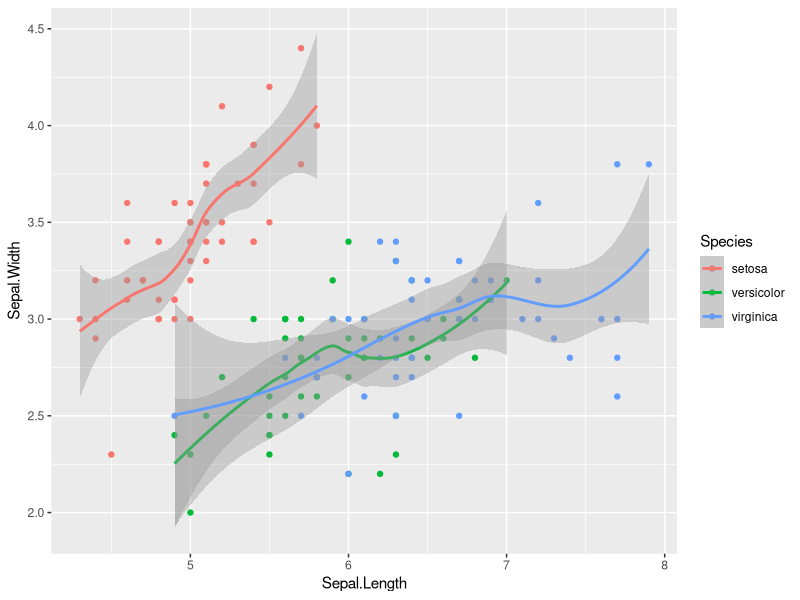
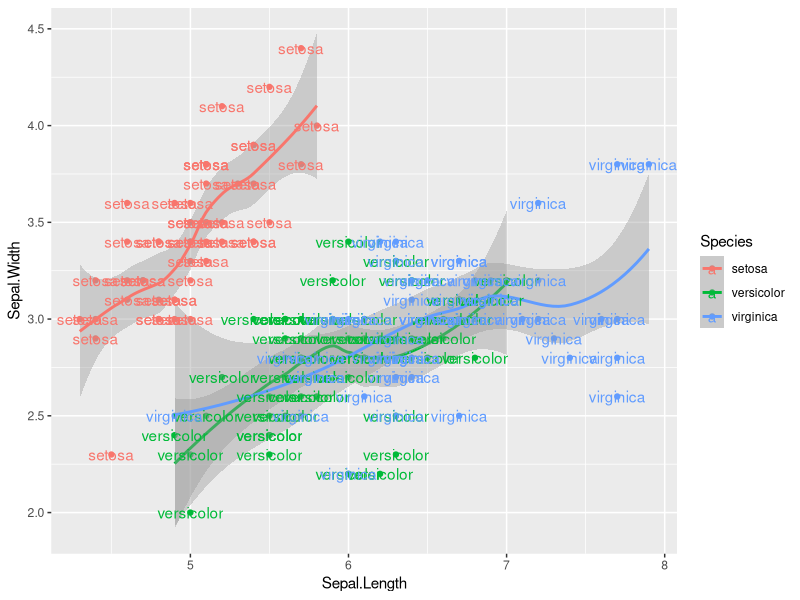
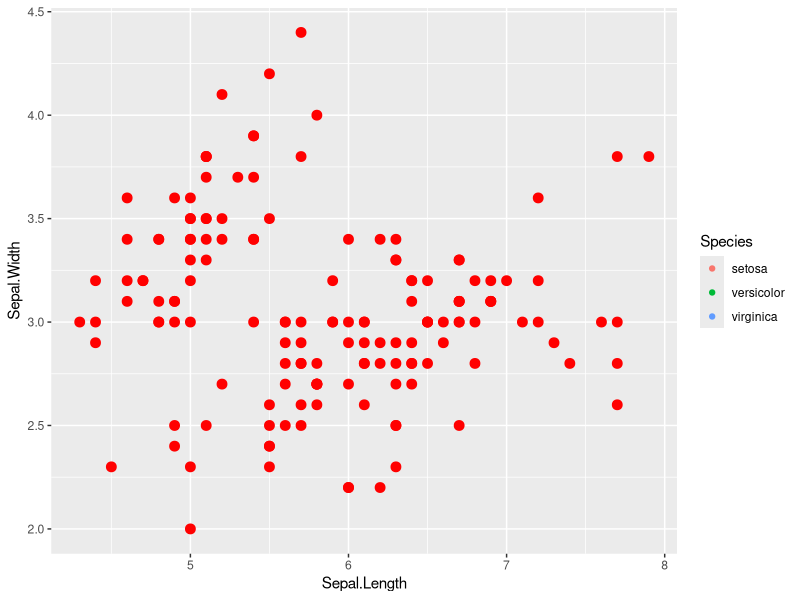
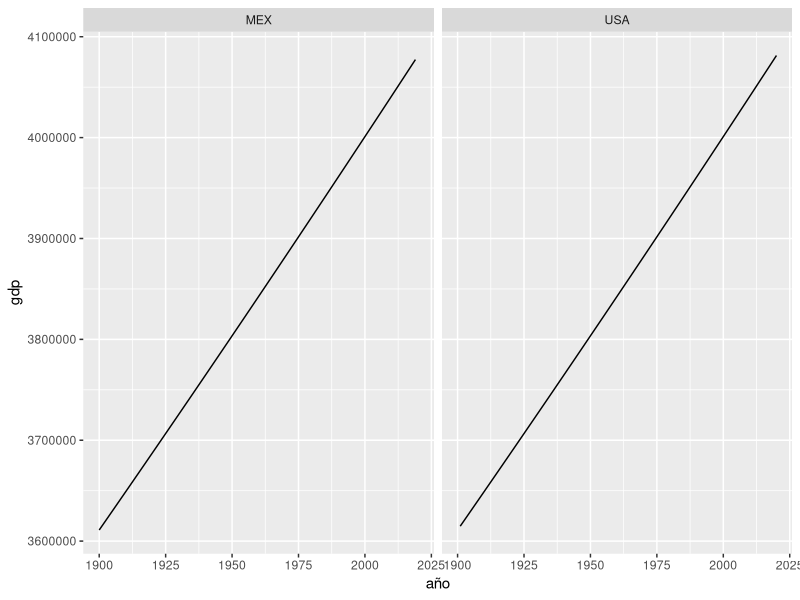
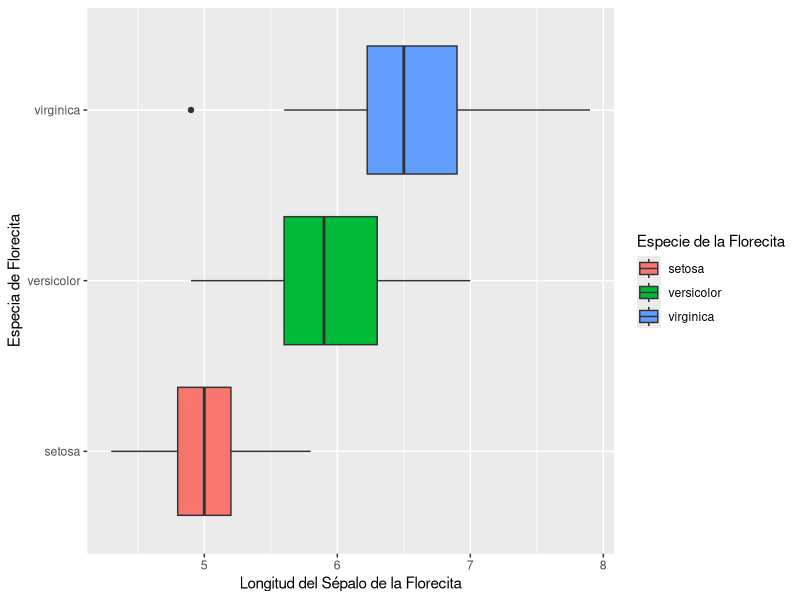
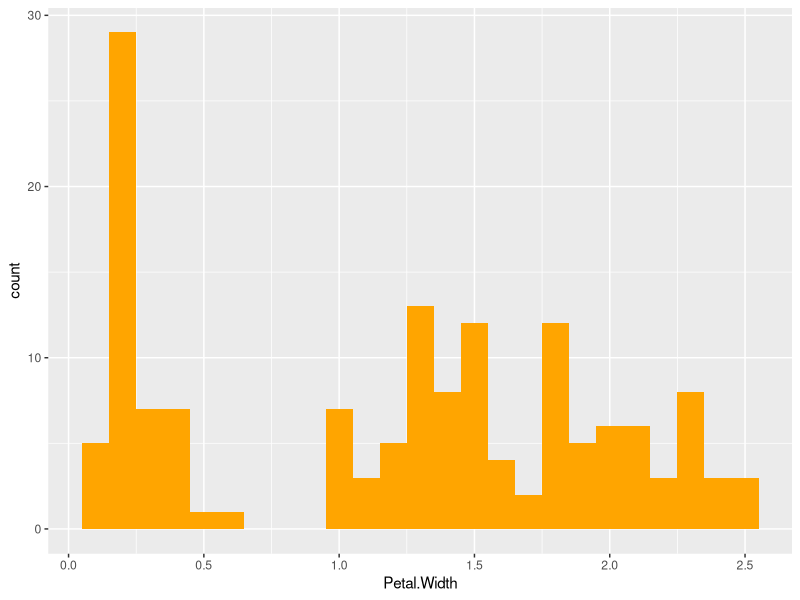
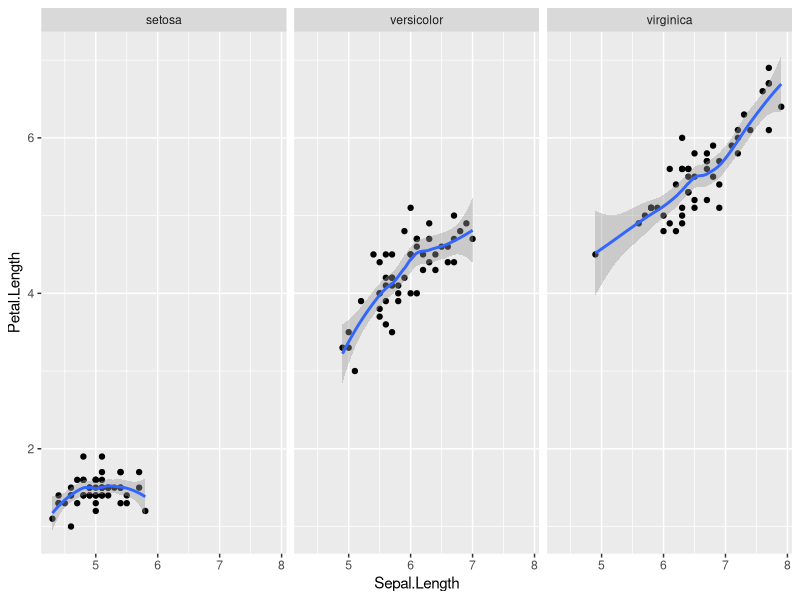
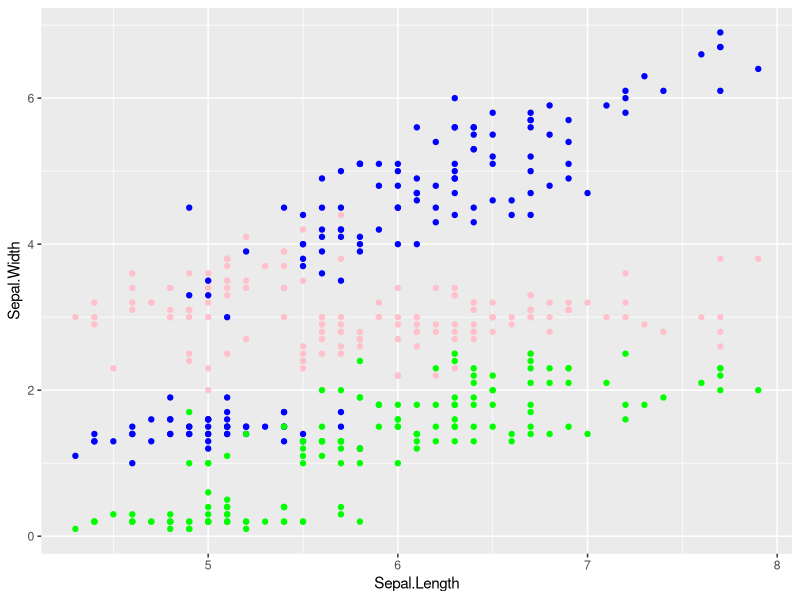

Write the R code that produced these figures, in order.
library(tidyr)
library(ggplot2)
library(dplyr)

head(iris)

dim(iris)

names(iris)

#scatterplot
g1 <- ggplot(data=iris,
             aes(x=Sepal.Length, y=Sepal.Width,
                 color=Species)) +
  geom_point()

#smooth
g1 + geom_smooth()

#text
g1 + geom_smooth() +
  geom_text(aes(label=Species))

#cambiar propiedades estaticas
g1 + geom_point(size=3,color='red')

#LINEPLOT

gdp_calculator <- function(year){
  g <- 1000 + (year)^2
  return(g)
}

años <- c(1900:2020)

paises <- c('USA','MEX')

gdp <- data.frame(
  'año' = años,
  'gdp' = gdp_calculator(años),
  'pais' = factor(sample(paises,length(años),replace=TRUE))
)

g2 <- ggplot(data=gdp,aes(x=año,y=gdp)) +
  geom_line() +
  facet_wrap(~pais)
g2

#Boxplot
g3 <- ggplot(data=iris, aes(x=Species,y=Sepal.Length,fill=Species)) +
  geom_boxplot() +
  labs(x='Especia de Florecita',y='Longitud del Sépalo de la Florecita',
       fill='Especie de la Florecita')

g4 <- g3 + coord_flip()
g4

#histograma
g5 <- ggplot(data=iris)+
  geom_histogram(aes(x=Petal.Width),bins = 25,fill='orange')
g5

#facet wrap
head(iris)

fw <- ggplot(data=iris,aes(x=Sepal.Length,y=Petal.Length)) + geom_point()
fw2 <- fw + facet_wrap(~Species)

fw2 + geom_smooth() + theme_gray()

g_sepal <- ggplot(data=iris,aes(x=Sepal.Length)) +
  geom_point(aes(y=Sepal.Width),color='pink')+
  geom_point(aes(y=Petal.Length),color='blue')+
  geom_point(aes(y=Petal.Width),color='green')
g_sepal